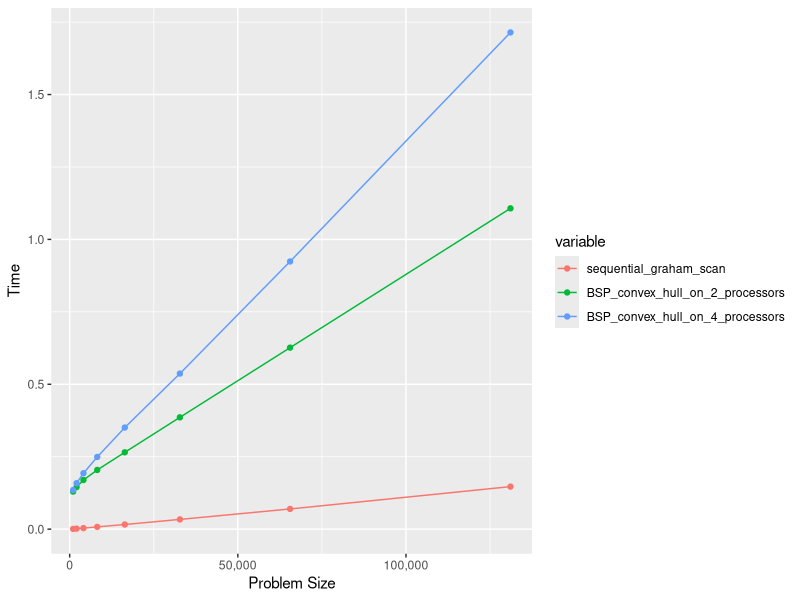

R code for this plot:
library (ggplot2)
library (reshape2)
library(scales)

chTimes = read.csv("ch_times_2.csv")
plot = ggplot(melt (chTimes, id.var = "problemSize"), aes(x = problemSize, y = value, colour = variable)) + geom_line() + geom_point ()+ xlab("Problem Size") + ylab("Time") + scale_x_continuous(labels = comma)
ggsave ("ch_times.png", plot)
